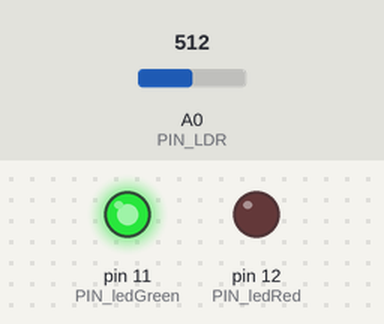
A sketch run on a simulated Arduino Uno, built with avr-gcc and run on an emulated ATmega328P. On the bench: output pins drawn as LEDs (lit = HIGH). Inputs (shaded band) come from the test bench; at power-on: A0 (PIN_LDR) = 512. What the sketch prints to the serial monitor is not drawn.

Above: at 1.2 s.
1.3 s: A0 (PIN_LDR) set to 991
3.0 s: A0 (PIN_LDR) set to 1018
At 4.0 s:
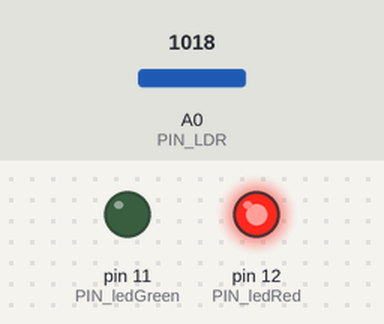
Timing chart, 0 to 6.0 s (numbered marks = the images above; inputs shaded):
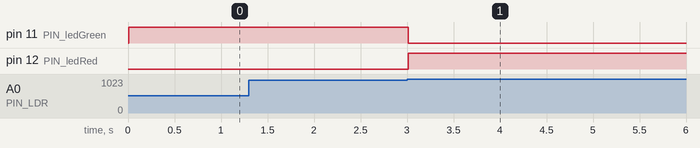

Measured:
- the behaviour switches between 999 and 1000 on A0 (PIN_LDR) (found by bisection; images 0 and 1)
- after the input at 1.3 s, every drawn part: stays the same
- after the input at 3.0 s, pin 11 (PIN_ledGreen): HIGH → LOW at once; pin 12 (PIN_ledRed): LOW → HIGH at once

The sketch:

ENEL599_Assignment_2A.ino
```cpp
const int PIN_LDR = A0;
const int PIN_ledRed = 12; // red led connected to the 12 PWM on arduino
const int PIN_ledGreen = 11; // green led connected to the 11 PWM on arduino
int thredshold = 1000;

void setup()
{
  Serial.begin(115200);  // opens serial port, set data rate to 115200bps
  pinMode(PIN_LDR, INPUT);

  // intializes the LED as OUTPUT
  pinMode(PIN_ledRed, OUTPUT);
  pinMode(PIN_ledGreen, OUTPUT);
}

void loop()
{
  int ldrValue = analogRead(PIN_LDR); // reads the LDR pin


  int hb = highByte (ldrValue);
  int lb = lowByte(ldrValue);

  Serial.write(hb); // sends the highByte value
  Serial.write(lb); //sends the lowByte value

  delay(10);       //pause for 10 milliseconds

  if (Serial.available() >= 2) //reply when the data is received
  {
    int n_highByte = Serial.read(); //reads the incoming byte
    if (n_highByte <= 3)
    {
      int n_lowByte = Serial.read();  //reads the incoming byte
      int n_thredshold = (n_highByte << 8 | n_lowByte);
      thredshold = n_thredshold;
    }
  }
  if (ldrValue >= thredshold)
  {
    digitalWrite(PIN_ledRed, HIGH);
    digitalWrite(PIN_ledGreen, LOW);  // turns off the green led
  }
  else
  {
    digitalWrite(PIN_ledRed, LOW); // turns off the red led
    digitalWrite(PIN_ledGreen, HIGH);
  }
}
```
